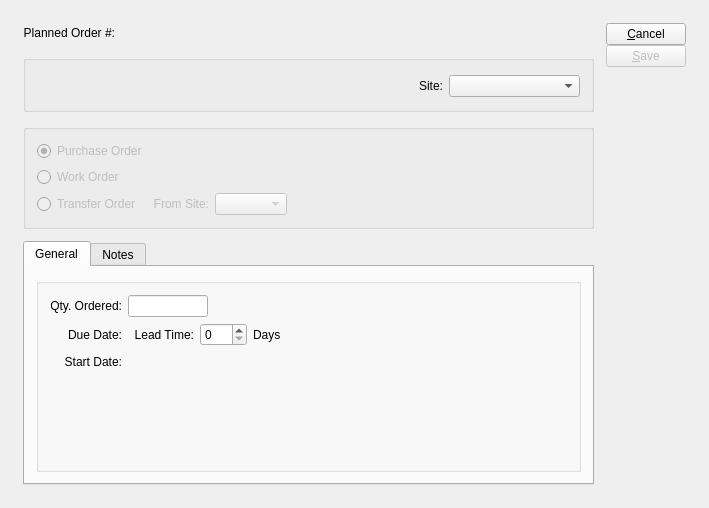
<?xml version="1.0" encoding="UTF-8"?>
<ui version="4.0">
 <comment>This file is part of the xTuple ERP: PostBooks Edition, a free and
open source Enterprise Resource Planning software suite,
Copyright (c) 1999-2018 by OpenMFG LLC, d/b/a xTuple.
It is licensed to you under the Common Public Attribution License
version 1.0, the full text of which (including xTuple-specific Exhibits)
is available at www.xtuple.com/CPAL.  By using this software, you agree
to be bound by its terms.</comment>
 <class>plannedOrder</class>
 <widget class="QDialog" name="plannedOrder">
  <property name="enabled">
   <bool>true</bool>
  </property>
  <property name="geometry">
   <rect>
    <x>0</x>
    <y>0</y>
    <width>709</width>
    <height>508</height>
   </rect>
  </property>
  <property name="windowTitle">
   <string>Planned Order</string>
  </property>
  <layout class="QVBoxLayout" name="verticalLayout_5">
   <item>
    <layout class="QGridLayout" name="gridLayout_5">
     <property name="margin">
      <number>12</number>
     </property>
     <property name="spacing">
      <number>12</number>
     </property>
     <item row="0" column="0">
      <layout class="QHBoxLayout">
       <property name="spacing">
        <number>5</number>
       </property>
       <item>
        <widget class="QLabel" name="_numberLit">
         <property name="text">
          <string>Planned Order #:</string>
         </property>
         <property name="alignment">
          <set>Qt::AlignRight|Qt::AlignTrailing|Qt::AlignVCenter</set>
         </property>
        </widget>
       </item>
       <item>
        <layout class="QHBoxLayout">
         <property name="spacing">
          <number>0</number>
         </property>
         <item>
          <widget class="QLabel" name="_number">
           <property name="minimumSize">
            <size>
             <width>100</width>
             <height>0</height>
            </size>
           </property>
           <property name="text">
            <string/>
           </property>
          </widget>
         </item>
         <item>
          <spacer>
           <property name="orientation">
            <enum>Qt::Horizontal</enum>
           </property>
           <property name="sizeType">
            <enum>QSizePolicy::Expanding</enum>
           </property>
           <property name="sizeHint" stdset="0">
            <size>
             <width>20</width>
             <height>20</height>
            </size>
           </property>
          </spacer>
         </item>
        </layout>
       </item>
      </layout>
     </item>
     <item row="0" column="1" rowspan="4">
      <layout class="QVBoxLayout" name="verticalLayout">
       <property name="spacing">
        <number>0</number>
       </property>
       <item>
        <widget class="QPushButton" name="_close">
         <property name="text">
          <string>&amp;Cancel</string>
         </property>
        </widget>
       </item>
       <item>
        <widget class="QPushButton" name="_create">
         <property name="enabled">
          <bool>false</bool>
         </property>
         <property name="text">
          <string>&amp;Save</string>
         </property>
         <property name="default">
          <bool>true</bool>
         </property>
        </widget>
       </item>
       <item>
        <spacer>
         <property name="orientation">
          <enum>Qt::Vertical</enum>
         </property>
         <property name="sizeType">
          <enum>QSizePolicy::Expanding</enum>
         </property>
         <property name="sizeHint" stdset="0">
          <size>
           <width>20</width>
           <height>20</height>
          </size>
         </property>
        </spacer>
       </item>
      </layout>
     </item>
     <item row="1" column="0">
      <widget class="QGroupBox" name="_itemGroup">
       <property name="title">
        <string/>
       </property>
       <layout class="QGridLayout" name="gridLayout">
        <item row="0" column="0">
         <widget class="ItemCluster" name="_item"/>
        </item>
        <item row="0" column="1">
         <layout class="QVBoxLayout" name="verticalLayout_2">
          <item>
           <layout class="QHBoxLayout" name="horizontalLayout">
            <property name="topMargin">
             <number>3</number>
            </property>
            <item>
             <widget class="QLabel" name="_warehouseLit">
              <property name="text">
               <string>Site:</string>
              </property>
              <property name="alignment">
               <set>Qt::AlignRight|Qt::AlignTrailing|Qt::AlignVCenter</set>
              </property>
             </widget>
            </item>
            <item>
             <widget class="WComboBox" name="_warehouse">
              <property name="type">
               <enum>WComboBox::Supply</enum>
              </property>
             </widget>
            </item>
           </layout>
          </item>
          <item>
           <spacer name="verticalSpacer">
            <property name="orientation">
             <enum>Qt::Vertical</enum>
            </property>
            <property name="sizeHint" stdset="0">
             <size>
              <width>20</width>
              <height>0</height>
             </size>
            </property>
           </spacer>
          </item>
         </layout>
        </item>
       </layout>
      </widget>
     </item>
     <item row="2" column="0">
      <widget class="QGroupBox" name="_typeGroup">
       <property name="enabled">
        <bool>false</bool>
       </property>
       <property name="title">
        <string/>
       </property>
       <layout class="QGridLayout" name="gridLayout_2">
        <item row="0" column="0">
         <widget class="QRadioButton" name="_poButton">
          <property name="text">
           <string>Purchase Order</string>
          </property>
          <property name="checked">
           <bool>true</bool>
          </property>
         </widget>
        </item>
        <item row="1" column="0">
         <widget class="QRadioButton" name="_woButton">
          <property name="text">
           <string>Work Order</string>
          </property>
         </widget>
        </item>
        <item row="2" column="0">
         <widget class="QRadioButton" name="_toButton">
          <property name="text">
           <string>Transfer Order</string>
          </property>
         </widget>
        </item>
        <item row="2" column="1">
         <layout class="QHBoxLayout" name="horizontalLayout_2">
          <item>
           <widget class="QLabel" name="_fromWarehouseLit">
            <property name="text">
             <string>From Site:</string>
            </property>
            <property name="alignment">
             <set>Qt::AlignRight|Qt::AlignTrailing|Qt::AlignVCenter</set>
            </property>
           </widget>
          </item>
          <item>
           <widget class="WComboBox" name="_fromWarehouse">
            <property name="enabled">
             <bool>false</bool>
            </property>
            <property name="type">
             <enum>WComboBox::Supply</enum>
            </property>
           </widget>
          </item>
          <item>
           <spacer name="horizontalSpacer">
            <property name="orientation">
             <enum>Qt::Horizontal</enum>
            </property>
            <property name="sizeHint" stdset="0">
             <size>
              <width>40</width>
              <height>20</height>
             </size>
            </property>
           </spacer>
          </item>
         </layout>
        </item>
       </layout>
      </widget>
     </item>
     <item row="3" column="0">
      <widget class="QTabWidget" name="_tabWidget">
       <property name="currentIndex">
        <number>0</number>
       </property>
       <widget class="QWidget" name="_generalTab">
        <attribute name="title">
         <string>General</string>
        </attribute>
        <layout class="QVBoxLayout" name="verticalLayout_4">
         <item>
          <widget class="QGroupBox" name="_qtyGroup">
           <property name="title">
            <string/>
           </property>
           <layout class="QGridLayout" name="gridLayout_4">
            <item row="0" column="0">
             <layout class="QVBoxLayout" name="verticalLayout_3">
              <item>
               <layout class="QGridLayout" name="gridLayout_3">
                <item row="0" column="0">
                 <widget class="QLabel" name="_qtyLit">
                  <property name="text">
                   <string>Qty. Ordered:</string>
                  </property>
                  <property name="alignment">
                   <set>Qt::AlignRight|Qt::AlignTrailing|Qt::AlignVCenter</set>
                  </property>
                 </widget>
                </item>
                <item row="0" column="1">
                 <layout class="QHBoxLayout" name="horizontalLayout_3">
                  <item>
                   <widget class="XLineEdit" name="_qty">
                    <property name="maximumSize">
                     <size>
                      <width>80</width>
                      <height>32767</height>
                     </size>
                    </property>
                    <property name="alignment">
                     <set>Qt::AlignRight</set>
                    </property>
                   </widget>
                  </item>
                  <item>
                   <spacer>
                    <property name="orientation">
                     <enum>Qt::Horizontal</enum>
                    </property>
                    <property name="sizeType">
                     <enum>QSizePolicy::Expanding</enum>
                    </property>
                    <property name="sizeHint" stdset="0">
                     <size>
                      <width>20</width>
                      <height>20</height>
                     </size>
                    </property>
                   </spacer>
                  </item>
                 </layout>
                </item>
                <item row="1" column="0">
                 <widget class="QLabel" name="_eueDateLit">
                  <property name="text">
                   <string>Due Date:</string>
                  </property>
                  <property name="alignment">
                   <set>Qt::AlignRight|Qt::AlignTrailing|Qt::AlignVCenter</set>
                  </property>
                 </widget>
                </item>
                <item row="1" column="1">
                 <layout class="QHBoxLayout" name="horizontalLayout_4">
                  <item>
                   <widget class="DLineEdit" name="_dueDate">
                    <property name="maximumSize">
                     <size>
                      <width>100</width>
                      <height>32767</height>
                     </size>
                    </property>
                   </widget>
                  </item>
                  <item>
                   <widget class="QLabel" name="_leadTimeLit">
                    <property name="text">
                     <string>Lead Time:</string>
                    </property>
                    <property name="alignment">
                     <set>Qt::AlignRight|Qt::AlignTrailing|Qt::AlignVCenter</set>
                    </property>
                   </widget>
                  </item>
                  <item>
                   <widget class="QSpinBox" name="_leadTime">
                    <property name="maximum">
                     <number>999</number>
                    </property>
                   </widget>
                  </item>
                  <item>
                   <widget class="QLabel" name="_daysLit">
                    <property name="text">
                     <string>Days</string>
                    </property>
                    <property name="alignment">
                     <set>Qt::AlignLeading|Qt::AlignLeft|Qt::AlignVCenter</set>
                    </property>
                   </widget>
                  </item>
                  <item>
                   <spacer>
                    <property name="orientation">
                     <enum>Qt::Horizontal</enum>
                    </property>
                    <property name="sizeType">
                     <enum>QSizePolicy::Expanding</enum>
                    </property>
                    <property name="sizeHint" stdset="0">
                     <size>
                      <width>68</width>
                      <height>21</height>
                     </size>
                    </property>
                   </spacer>
                  </item>
                 </layout>
                </item>
                <item row="2" column="0">
                 <widget class="QLabel" name="_startDateLit">
                  <property name="text">
                   <string>Start Date:</string>
                  </property>
                  <property name="alignment">
                   <set>Qt::AlignRight|Qt::AlignTrailing|Qt::AlignVCenter</set>
                  </property>
                 </widget>
                </item>
                <item row="2" column="1">
                 <layout class="QHBoxLayout">
                  <property name="spacing">
                   <number>0</number>
                  </property>
                  <item>
                   <widget class="DLineEdit" name="_startDate">
                    <property name="enabled">
                     <bool>false</bool>
                    </property>
                    <property name="maximumSize">
                     <size>
                      <width>100</width>
                      <height>32767</height>
                     </size>
                    </property>
                   </widget>
                  </item>
                  <item>
                   <spacer>
                    <property name="orientation">
                     <enum>Qt::Horizontal</enum>
                    </property>
                    <property name="sizeType">
                     <enum>QSizePolicy::Expanding</enum>
                    </property>
                    <property name="sizeHint" stdset="0">
                     <size>
                      <width>229</width>
                      <height>20</height>
                     </size>
                    </property>
                   </spacer>
                  </item>
                 </layout>
                </item>
               </layout>
              </item>
              <item>
               <spacer name="verticalSpacer_2">
                <property name="orientation">
                 <enum>Qt::Vertical</enum>
                </property>
                <property name="sizeHint" stdset="0">
                 <size>
                  <width>20</width>
                  <height>0</height>
                 </size>
                </property>
               </spacer>
              </item>
             </layout>
            </item>
           </layout>
          </widget>
         </item>
        </layout>
       </widget>
       <widget class="QWidget" name="_notesTab">
        <attribute name="title">
         <string>Notes</string>
        </attribute>
        <layout class="QHBoxLayout" name="horizontalLayout_5">
         <item>
          <widget class="XTextEdit" name="_notes"/>
         </item>
        </layout>
       </widget>
      </widget>
     </item>
    </layout>
   </item>
  </layout>
 </widget>
 <layoutdefault spacing="6" margin="11"/>
 <customwidgets>
  <customwidget>
   <class>DLineEdit</class>
   <extends>QWidget</extends>
   <header>datecluster.h</header>
   <container>1</container>
  </customwidget>
  <customwidget>
   <class>ItemCluster</class>
   <extends>QWidget</extends>
   <header>itemcluster.h</header>
   <container>1</container>
  </customwidget>
  <customwidget>
   <class>WComboBox</class>
   <extends>XComboBox</extends>
   <header>wcombobox.h</header>
  </customwidget>
  <customwidget>
   <class>XComboBox</class>
   <extends>QComboBox</extends>
   <header>xcombobox.h</header>
  </customwidget>
  <customwidget>
   <class>XLineEdit</class>
   <extends>QLineEdit</extends>
   <header>xlineedit.h</header>
   <container>1</container>
  </customwidget>
  <customwidget>
   <class>XTextEdit</class>
   <extends>QTextEdit</extends>
   <header>xtextedit.h</header>
  </customwidget>
 </customwidgets>
 <tabstops>
  <tabstop>_item</tabstop>
  <tabstop>_warehouse</tabstop>
  <tabstop>_qty</tabstop>
  <tabstop>_dueDate</tabstop>
  <tabstop>_leadTime</tabstop>
  <tabstop>_startDate</tabstop>
  <tabstop>_create</tabstop>
  <tabstop>_close</tabstop>
 </tabstops>
 <resources/>
 <connections>
  <connection>
   <sender>_item</sender>
   <signal>valid(bool)</signal>
   <receiver>_create</receiver>
   <slot>setEnabled(bool)</slot>
   <hints>
    <hint type="sourcelabel">
     <x>20</x>
     <y>20</y>
    </hint>
    <hint type="destinationlabel">
     <x>20</x>
     <y>20</y>
    </hint>
   </hints>
  </connection>
  <connection>
   <sender>_item</sender>
   <signal>newId(int)</signal>
   <receiver>_fromWarehouse</receiver>
   <slot>findItemsites(int)</slot>
   <hints>
    <hint type="sourcelabel">
     <x>20</x>
     <y>20</y>
    </hint>
    <hint type="destinationlabel">
     <x>20</x>
     <y>20</y>
    </hint>
   </hints>
  </connection>
  <connection>
   <sender>_item</sender>
   <signal>newId(int)</signal>
   <receiver>_warehouse</receiver>
   <slot>findItemsites(int)</slot>
   <hints>
    <hint type="sourcelabel">
     <x>20</x>
     <y>20</y>
    </hint>
    <hint type="destinationlabel">
     <x>20</x>
     <y>20</y>
    </hint>
   </hints>
  </connection>
  <connection>
   <sender>_item</sender>
   <signal>warehouseIdChanged(int)</signal>
   <receiver>_warehouse</receiver>
   <slot>setId(int)</slot>
   <hints>
    <hint type="sourcelabel">
     <x>20</x>
     <y>20</y>
    </hint>
    <hint type="destinationlabel">
     <x>20</x>
     <y>20</y>
    </hint>
   </hints>
  </connection>
  <connection>
   <sender>_toButton</sender>
   <signal>toggled(bool)</signal>
   <receiver>_fromWarehouse</receiver>
   <slot>setEnabled(bool)</slot>
   <hints>
    <hint type="sourcelabel">
     <x>96</x>
     <y>252</y>
    </hint>
    <hint type="destinationlabel">
     <x>292</x>
     <y>251</y>
    </hint>
   </hints>
  </connection>
  <connection>
   <sender>_item</sender>
   <signal>valid(bool)</signal>
   <receiver>_typeGroup</receiver>
   <slot>setEnabled(bool)</slot>
   <hints>
    <hint type="sourcelabel">
     <x>211</x>
     <y>110</y>
    </hint>
    <hint type="destinationlabel">
     <x>273</x>
     <y>227</y>
    </hint>
   </hints>
  </connection>
 </connections>
</ui>
